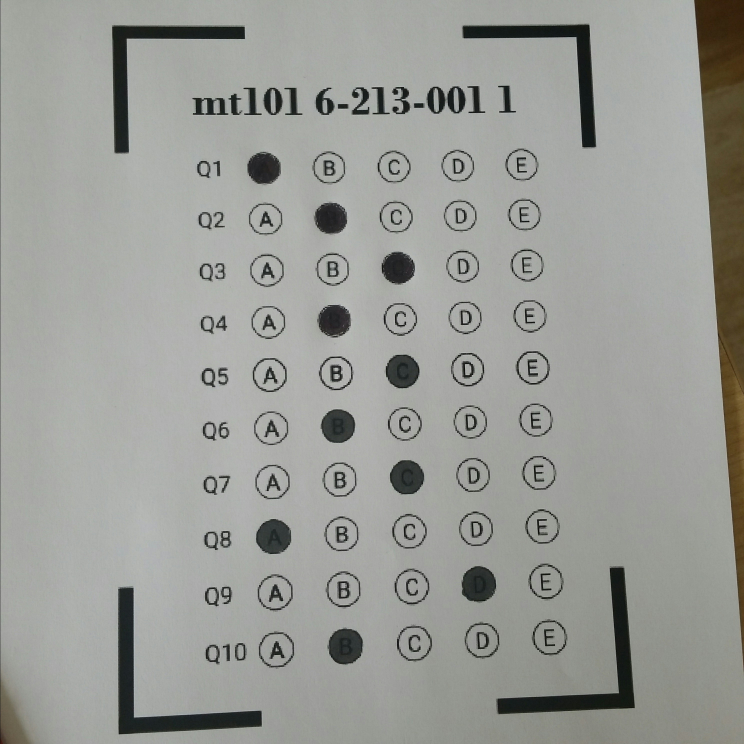
#> input picture web/upload/1504759034245.jpg, 2976 x 2976 px (shown at 1/4 size)
$ python -i omr.py   (imports and definitions only)   (Python 2 division)   (older library calls are emulated)
#> lines starting #> are read from the running program, lines starting #| are printed output that depends on the picture; after the words box and inside, x2 and y2 are one past the last pixel; in counts of white or black regions, pixels touching at a corner belong together
import argparse
import cv2
import math
import numpy as np
import MySQLdb

CORNER_FEATS = (
    0.322965313273202,
    0.19188334690998524,
    1.1514327482234812,
    0.998754685666376,
)
hicheel_code = ""
cipher = ""
soril = ""
TRANSF_SIZE = 512
#ugugdliin sangiin utguud
# [1 line that did not run here, left out]
class Database:
    host = 'localhost'
    user = 'root'
    password = ''
    db = 'hicheel'

    def __init__(self):
        self.connection = MySQLdb.connect(self.host, self.user, self.password, self.db)
        self.cursor = self.connection.cursor()

    # [13 lines left out: functions insert, query, not called in this run]

    def __del__(self):
        self.connection.close()

def normalize(im):
    return cv2.normalize(im, np.zeros(im.shape), 0, 255, norm_type=cv2.NORM_MINMAX)

def get_approx_contour(contour, tol=.01):
    """Get rid of 'useless' points in the contour"""
    epsilon = tol * cv2.arcLength(contour, True)
    return cv2.approxPolyDP(contour, epsilon, True)

def get_contours(image_gray):
    im2, contours, hierarchy = cv2.findContours(
        image_gray, cv2.RETR_TREE, cv2.CHAIN_APPROX_SIMPLE)

    return map(get_approx_contour, contours)

def get_corners(contours):
    return sorted(
        contours,
        key=lambda c: features_distance(CORNER_FEATS, get_features(c)))[:4]

def get_bounding_rect(contour):
    rect = cv2.minAreaRect(contour)
    box = cv2.boxPoints(rect)
    return np.int0(box)

def get_convex_hull(contour):
    return cv2.convexHull(contour)

def get_contour_area_by_hull_area(contour):
    return (cv2.contourArea(contour) /
            cv2.contourArea(get_convex_hull(contour)))

def get_contour_area_by_bounding_box_area(contour):
    return (cv2.contourArea(contour) /
            cv2.contourArea(get_bounding_rect(contour)))

def get_contour_perim_by_hull_perim(contour):
    return (cv2.arcLength(contour, True) /
            cv2.arcLength(get_convex_hull(contour), True))

def get_contour_perim_by_bounding_box_perim(contour):
    return (cv2.arcLength(contour, True) /
            cv2.arcLength(get_bounding_rect(contour), True))

def get_features(contour):
    try:
        return (
            get_contour_area_by_hull_area(contour),
            get_contour_area_by_bounding_box_area(contour),
            get_contour_perim_by_hull_perim(contour),
            get_contour_perim_by_bounding_box_perim(contour),
        )
    except ZeroDivisionError:
        return 4*[np.inf]

def features_distance(f1, f2):
    return np.linalg.norm(np.array(f1) - np.array(f2))

# Default mutable arguments should be harmless here
def draw_point(point, img, radius=5, color=(255, 0, 0)):
    cv2.circle(img, tuple(point), radius, color, -1)

# [5 lines left out: function get_centroid, not called in this run]

def order_points(points):
    """Order points counter-clockwise-ly."""
    origin = np.mean(points, axis=0)

    def positive_angle(p):
        x, y = p - origin
        ang = np.arctan2(y, x)
        return 2 * np.pi + ang if ang < 0 else ang

    return sorted(points, key=positive_angle)

def get_outmost_points(contours):
    all_points = np.concatenate(contours)
    return get_bounding_rect(all_points)

def perspective_transform(img, points):
    """Transform img so that points are the new corners"""

    source = np.array(
        points,
        dtype="float32")

    dest = np.array([
        [TRANSF_SIZE, TRANSF_SIZE],
        [0, TRANSF_SIZE],
        [0, 0],
        [TRANSF_SIZE, 0]],
        dtype="float32")

    img_dest = img.copy()
    transf = cv2.getPerspectiveTransform(source, dest)
    warped = cv2.warpPerspective(img, transf, (TRANSF_SIZE, TRANSF_SIZE))
    return warped

def sheet_coord_to_transf_coord(x, y):
    return map(lambda n: int(np.round(n)), (
        TRANSF_SIZE * x/744.055,
        TRANSF_SIZE * (1 - y/1052.362)
    ))

def get_question_patch(transf, q_number):
    # Top left
    tl = sheet_coord_to_transf_coord(
        200,
        850 - 80 * (q_number - 1)
    )

    # Bottom right
    br = sheet_coord_to_transf_coord(
        650,
        800 - 80 * (q_number - 1)
    )
    return transf[tl[1]:br[1], tl[0]:br[0]]

def get_question_patches(transf):
    for i in xrange(1, 11):
        yield get_question_patch(transf, i)

def get_alternative_patches(question_patch):
    for i in xrange(5):
        x0, _ = sheet_coord_to_transf_coord(100 * i, 0)
        x1, _ = sheet_coord_to_transf_coord(50 + 100 * i, 0)
        yield question_patch[:, x0:x1]

def draw_marked_alternative(question_patch, index):
    cx, cy = sheet_coord_to_transf_coord(
        50 * (2 * index + .5),
        50/2)
    draw_point((cx, TRANSF_SIZE - cy), question_patch, radius=5, color=(255, 0, 0))

def get_marked_alternative(alternative_patches):
    means = map(np.mean, alternative_patches)
    sorted_means = sorted(means)

    # Simple heuristic
    if sorted_means[0]/sorted_means[1] > .7:
        return None

    return np.argmin(means)

def get_letter(alt_index):
    return ["a", "b", "c", "d", "e"][alt_index] if alt_index is not None else "N/A"

def get_answers(source_file):
    """Run the full pipeline:

        - Load image zurgiig unshin
        - Convert to grayscale unshisan zurgaa har tsagaan zuragruu hurwuulj bgaa
        - Filter out high frequencies with a Gaussian kernel-in arga ashiglan zurgiin ontslog tseguudiig tanih arga eneni zurgiig bursilgej zurgand analyz hiideg
        - Apply threshold zurgand bosgo togtooj zurgand analiz hiij tsewerledeg
        - Find contours zuragnaas bulan haih
        - Find corners among all contours zuragnaas asuultiin dugui dursuudiig haih
        - Find 'outmost' points of all corners
        - Apply perpsective transform to get a bird's eye view
        - Scan each line for the marked answer mur tus bureerni hailt hiij duguilsan hesgiin utgiig haij olno
    """
#> called with source_file = '1504759034245.jpg'

    im_orig = cv2.imread(source_file)
#> im_orig is the input picture: shape (2976, 2976, 3); mean B, G, R 150.5, 155.3, 154

    blurred = cv2.GaussianBlur(im_orig, (11, 11), 10)

    im = normalize(cv2.cvtColor(blurred, cv2.COLOR_BGR2GRAY))
#> in normalize, `return cv2.normalize(im, np.zeros(im.shape), 0, 255, norm_type=cv2.NOR..`:
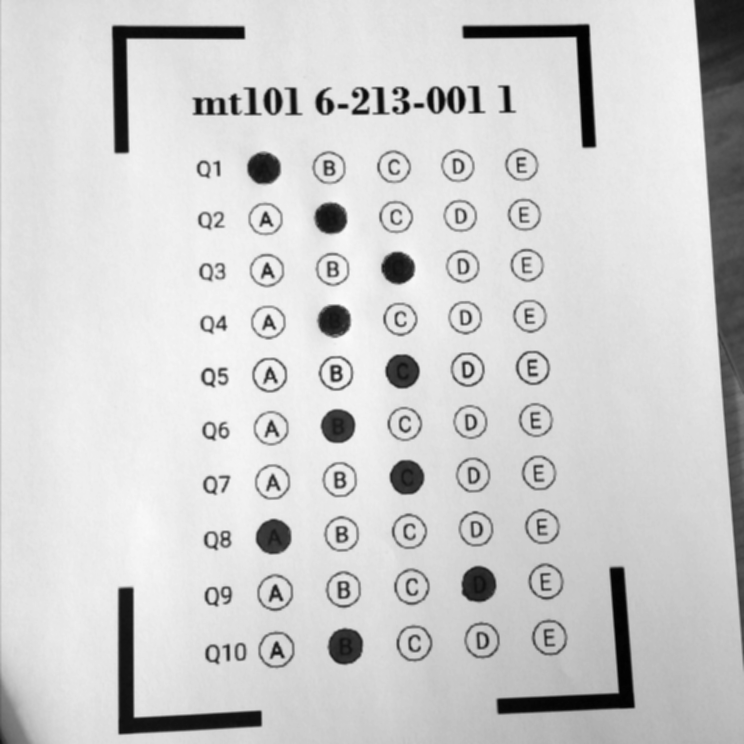
#> returned value: shape (2976, 2976) (shown at 1/4 size); min 0, max 255, mean 205.2

    ret, im = cv2.threshold(im, 127, 255, cv2.THRESH_BINARY)
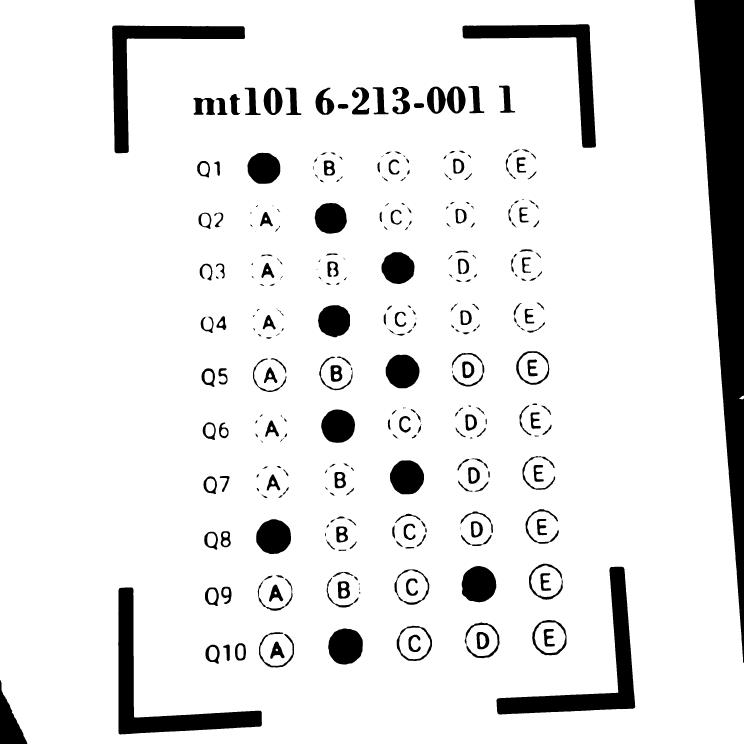
#> im: shape (2976, 2976) (shown at 1/4 size); 90.3% white; 360 black regions (59 under 20 px)

    contours = get_contours(im)
#> in get_contours, `im2, contours, hierarchy = cv2.findContours( image_gray, cv2.RETR_TREE..`: contours = 423 contours, 65 with area under 20; largest, box (x1, y1, x2, y2) and area: (0, 0, 2976, 2976) 8569000, (472, 2349, 1049, 2939) 69251, (1985, 2266, 2542, 2859) 67838, (447, 101, 981, 614) 53988, (1849, 96, 2385, 592) 51032
#> contours = 423 contours, 65 with area under 20; largest, box (x1, y1, x2, y2) and area: (0, 0, 2976, 2976) 8393962, (476, 2353, 1048, 2937) 66118, (1993, 2267, 2540, 2857) 64422, (452, 103, 978, 611) 51548, (1850, 96, 2383, 588) 48698
    corners = get_corners(contours)
#> corners = 4 contours; box (x1, y1, x2, y2) and area: (476, 2353, 1048, 2937) 66118, (1993, 2267, 2540, 2857) 64422, (452, 103, 978, 611) 51548, (1850, 96, 2383, 588) 48698

    cv2.drawContours(im_orig, corners, -1, (0, 255, 0), 3)

    outmost = order_points(get_outmost_points(corners))
#> in get_outmost_points, `all_points = np.concatenate(contours)`: all_points = contour of 24 points, box (x1, y1, x2, y2) (452, 96, 2540, 2937), area 375528
#> in order_points, `origin = np.mean(points, axis=0)`: origin = [1495.5, 1510.5]
#> in positive_angle, `x, y = p - origin`: x = -1019.5; y = 1425.5
#> in positive_angle, `ang = np.arctan2(y, x)`: ang = 2.19
#> outmost = [[2539, 2918], [476, 2936], [452, 103], [2515, 85]]

    transf = perspective_transform(im_orig, outmost)
#> in perspective_transform, `source = np.array( points, dtype="float32")`: source has the same summary as outmost in get_answers
#> in perspective_transform, `transf = cv2.getPerspectiveTransform(source, dest)`: transf = [[0.248, -0.0021, -112], [0.00158, 0.181, -19.33], [3.06e-20, 3.89e-20, 1]]
#> in perspective_transform, `warped = cv2.warpPerspective(img, transf, (TRANSF_SIZE, TRANSF_SIZE))`:
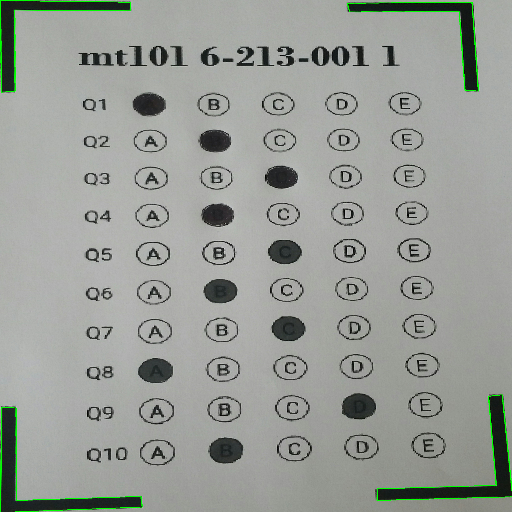
#> warped: shape (512, 512, 3); mean B, G, R 150.4, 155.8, 152.1

    answers = []
    for i, q_patch in enumerate(get_question_patches(transf)):
#> in get_question_patch, `tl = sheet_coord_to_transf_coord( 200, 850 - 80 * (q_number - 1) )`: tl = [138, 98]
#> in get_question_patch, `br = sheet_coord_to_transf_coord( 650, 800 - 80 * (q_number - 1) )`: br = [447, 123]
        alt_index = get_marked_alternative(get_alternative_patches(q_patch))

        if alt_index is not None:
            draw_marked_alternative(q_patch, alt_index)

        answers.append(get_letter(alt_index))
#> this loop made 10 passes
#> after the loop, answers = ['a', 'N/A', 'N/A', 'N/A', 'N/A', 'N/A', 'N/A', 'N/A', 'N/A', 'N/A']

    # [4 lines of commented-out code are left out]

    return answers, transf

# [66 lines left out: function main, not called in this run]

# [2 lines not run here, left out]

>>> result = get_answers('1504759034245.jpg')

$ run again, on web/upload/1504761459859.jpg
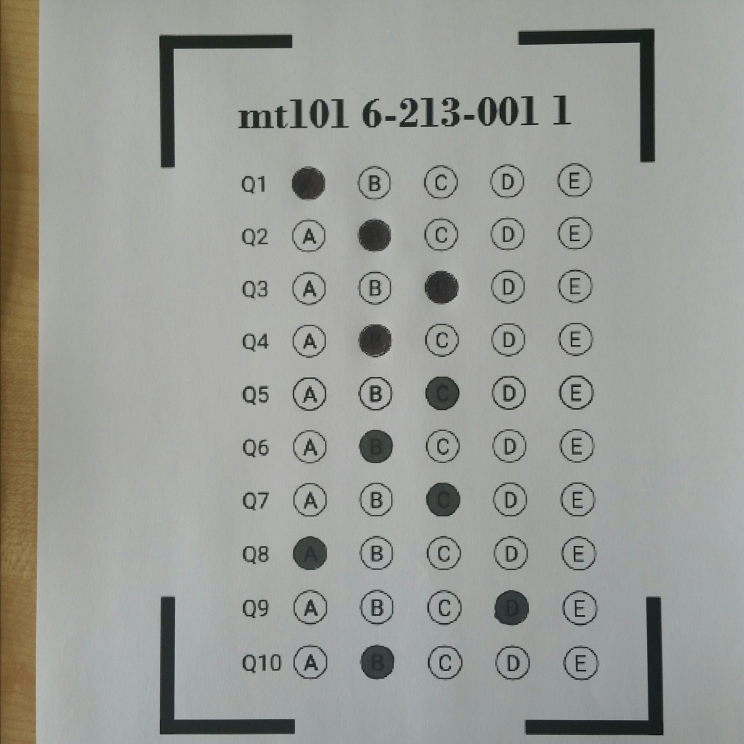
#> input picture web/upload/1504761459859.jpg, 2976 x 2976 px (shown at 1/4 size)
#> in get_answers, im_orig is the input picture: shape (2976, 2976, 3); mean B, G, R 151.1, 156, 154.7
#> in get_answers, `ret, im = cv2.threshold(im, 127, 255, cv2.THRESH_BINARY)`:
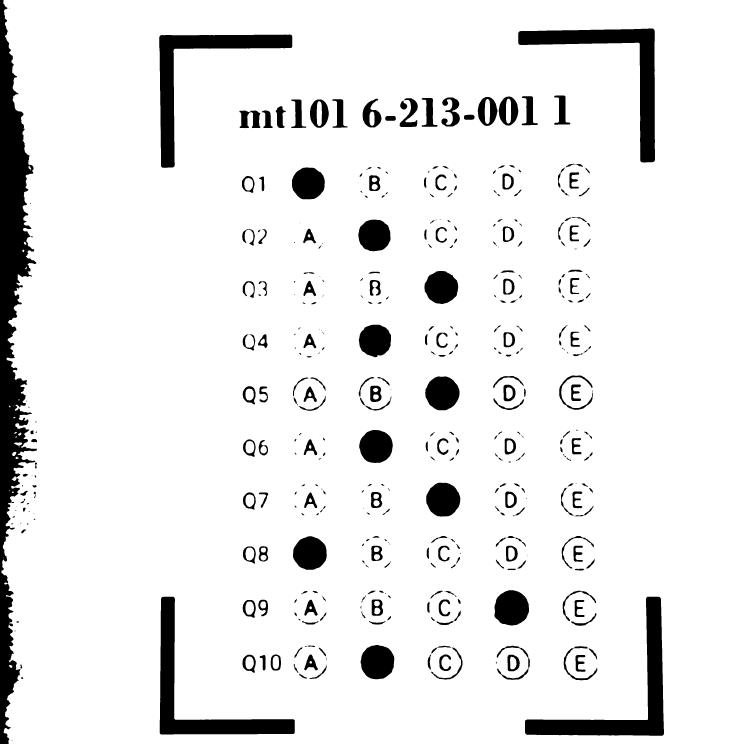
#> im: shape (2976, 2976) (shown at 1/4 size); 91.6% white; 425 black regions (82 under 20 px)
#> in get_contours, `im2, contours, hierarchy = cv2.findContours( image_gray, cv2.RETR_TREE..`: contours = 515 contours, 97 with area under 20; largest, box (x1, y1, x2, y2) and area: (6, 0, 2976, 2976) 8659016, (2099, 2386, 2657, 2944) 65146, (638, 2386, 1180, 2939) 60382, (2072, 113, 2621, 651) 59290, (636, 137, 1170, 672) 55746
#> in get_answers, `contours = get_contours(im)`: contours = 515 contours, 97 with area under 20; largest, box (x1, y1, x2, y2) and area: (14, 0, 2976, 2976) 8779225, (2105, 2388, 2655, 2940) 62158, (639, 2387, 1176, 2936) 58184, (2077, 114, 2620, 644) 57399, (638, 138, 1165, 671) 53560
#> corners = 4 contours; box (x1, y1, x2, y2) and area: (2105, 2388, 2655, 2940) 62158, (639, 2387, 1176, 2936) 58184, (2077, 114, 2620, 644) 57399, (638, 138, 1165, 671) 53560
#> all_points = contour of 24 points, box (x1, y1, x2, y2) (638, 114, 2655, 2940), area 668266
#> origin = [1626, 1540.8]
#> x = -987; y = 1427.2
#> ang = 2.18
#> outmost = [[2654, 2938], [639, 2968], [598, 143], [2613, 114]]
#> source has the same summary as outmost in get_answers
#> transf = [[0.254, -0.00369, -151.3], [0.00261, 0.181, -27.47], [-1.76e-07, 5.1e-09, 1]]
#> in perspective_transform, `warped = cv2.warpPerspective(img, transf, (TRANSF_SIZE, TRANSF_SIZE))`:
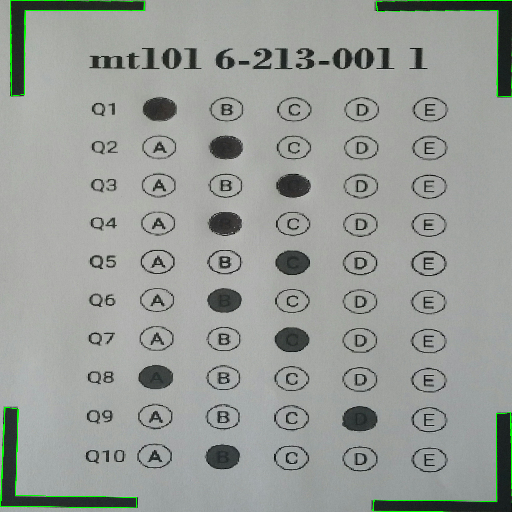
#> warped: shape (512, 512, 3); mean B, G, R 151.6, 155.9, 151.7
#> tl = [138, 98]
#> br = [447, 123]
#> the loop in get_answers, `for i, q_patch in enumerate(get_question_patches(transf)):` made 10 passes
#> (means in get_marked_alternative, sorted_means in get_marked_alternative, alt_index, cx in draw_marked_alternative) on passes 1 to 4: ([88.38, 142.7, 143.3, 142.4, 139.4], [88.38, 139.4, 142.4, 142.7, 143.3], 0, 17), ([153, 85.45, 145.5, 144, 141.3], [85.45, 141.3, 144, 145.5, 153], 1, 86), ([153.1, 148.7, 82.91, 142.9, 143.4], [82.91, 142.9, 143.4, 148.7, 153.1], 2, 155), ([154.1, 92.56, 145.6, 144.6, 145], [92.56, 144.6, 145, 145.6, 154.1], 1, 86)
#> after the loop in get_answers, `for i, q_patch in enumerate(get_question_patches(transf)):`: answers = ['a', 'b', 'c', 'b', 'c', 'b', 'c', 'N/A', 'd', 'b']

$ run again, on web/upload/1504761512046.jpg
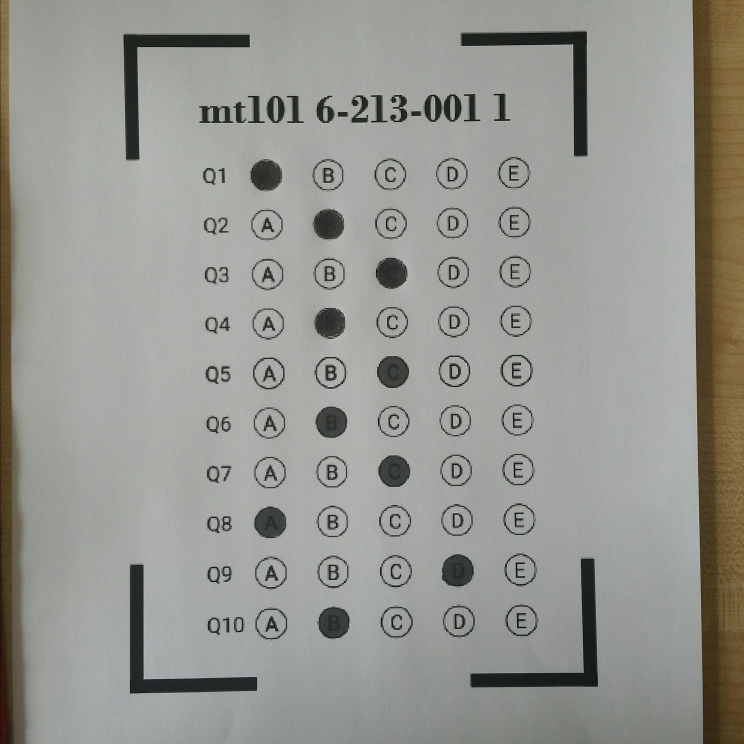
#> input picture web/upload/1504761512046.jpg, 2976 x 2976 px (shown at 1/4 size)
#> in get_answers, im_orig is the input picture: shape (2976, 2976, 3); mean B, G, R 144.8, 150.4, 150.1
#> in get_answers, `ret, im = cv2.threshold(im, 127, 255, cv2.THRESH_BINARY)`:
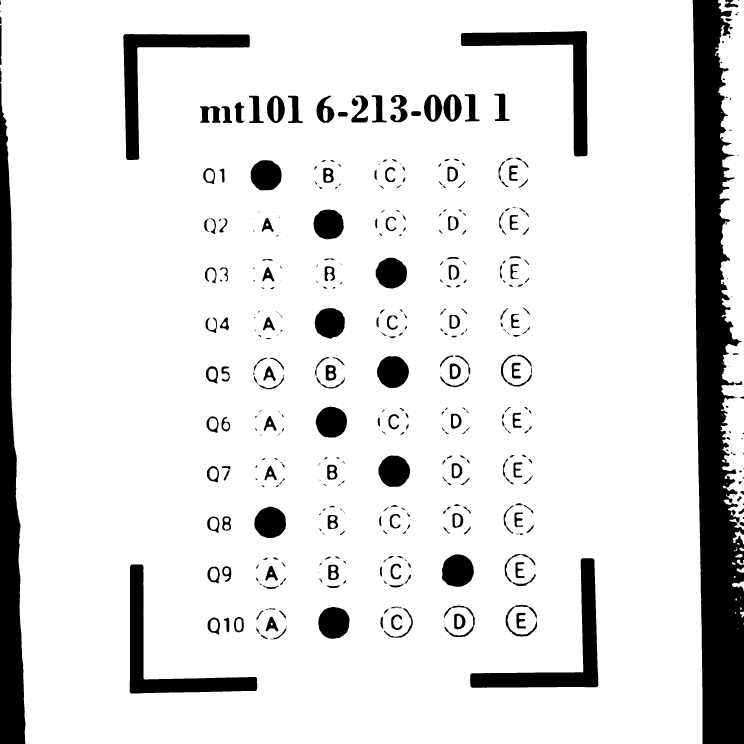
#> im: shape (2976, 2976) (shown at 1/4 size); 88.3% white; 495 black regions (134 under 20 px)
#> in get_contours, `im2, contours, hierarchy = cv2.findContours( image_gray, cv2.RETR_TREE..`: contours = 562 contours, 139 with area under 20; largest, box (x1, y1, x2, y2) and area: (0, 0, 2810, 2976) 8141622, (2860, 0, 2976, 2119) 154321, (1880, 2232, 2395, 2752) 56592, (518, 2257, 1030, 2775) 53881, (1843, 123, 2351, 627) 51537
#> in get_answers, `contours = get_contours(im)`: contours = 562 contours, 139 with area under 20; largest, box (x1, y1, x2, y2) and area: (2, 0, 2810, 2976) 8145550, (2874, 0, 2976, 2119) 106959, (1886, 2233, 2394, 2751) 53946, (522, 2258, 1029, 2774) 50976, (1846, 125, 2349, 622) 49828
#> corners = 4 contours; box (x1, y1, x2, y2) and area: (1886, 2233, 2394, 2751) 53946, (522, 2258, 1029, 2774) 50976, (1846, 125, 2349, 622) 49828, (494, 138, 996, 640) 48960
#> all_points = contour of 24 points, box (x1, y1, x2, y2) (494, 125, 2394, 2774), area 622866
#> origin = [1436, 1441]
#> x = -914; y = 1331
#> ang = 2.17
#> outmost = [[2393, 2742], [522, 2772], [479, 140], [2350, 110]]
#> source has the same summary as outmost in get_answers
#> transf = [[0.274, -0.00447, -130.4], [0.00312, 0.194, -28.72], [1.18e-19, -1.25e-20, 1]]
#> in perspective_transform, `warped = cv2.warpPerspective(img, transf, (TRANSF_SIZE, TRANSF_SIZE))`:
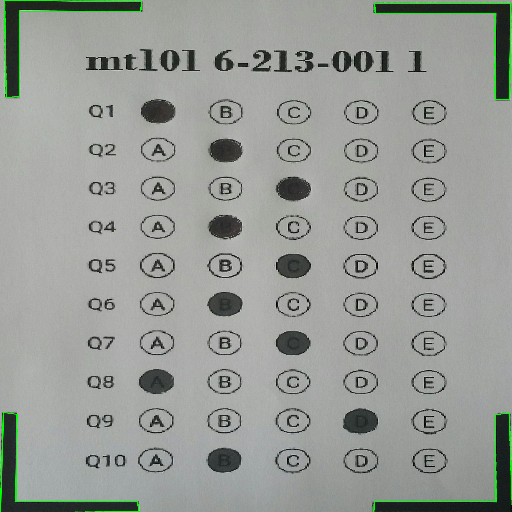
#> warped: shape (512, 512, 3); mean B, G, R 150.3, 155, 151.4
#> tl = [138, 98]
#> br = [447, 123]
#> the loop in get_answers, `for i, q_patch in enumerate(get_question_patches(transf)):` made 10 passes
#> (means in get_marked_alternative, sorted_means in get_marked_alternative, alt_index, cx in draw_marked_alternative) on passes 1 to 4: ([82.47, 141.5, 145.7, 142.4, 137.9], [82.47, 137.9, 141.5, 142.4, 145.7], 0, 17), ([147.8, 81.62, 144.2, 141.9, 139.4], [81.62, 139.4, 141.9, 144.2, 147.8], 1, 86), ([147.4, 144.4, 78.37, 140.4, 141.6], [78.37, 140.4, 141.6, 144.4, 147.4], 2, 155), ([148.7, 83.77, 140.4, 142.6, 142.4], [83.77, 140.4, 142.4, 142.6, 148.7], 1, 86)
#> after the loop in get_answers, `for i, q_patch in enumerate(get_question_patches(transf)):`: answers = ['a', 'b', 'c', 'b', 'c', 'b', 'c', 'a', 'd', 'b']
